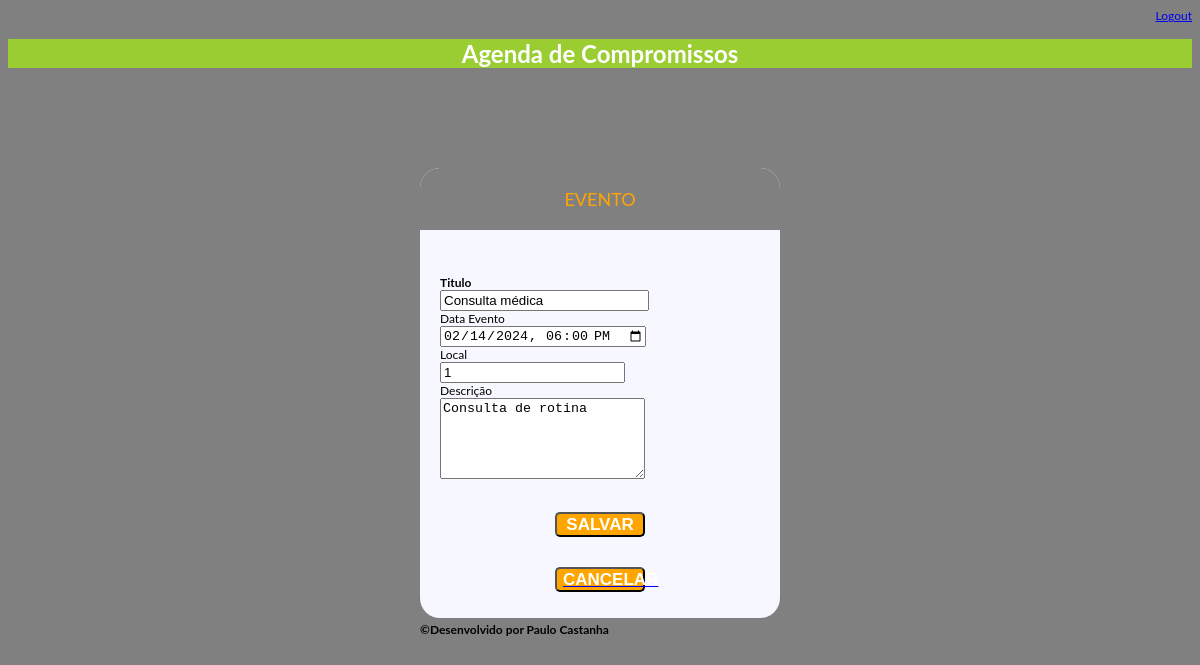
Screenshot of /agenda/evento/?id=2 (signed in) with the database file from the repository.
### core/models.py (models this page shows, shortened)
class Evento(models.Model):
    titulo = models.CharField(max_length=100)
    descricao = models.TextField(blank=True, null=True)
    data_evento = models.DateTimeField(verbose_name='Data do Evento')
    data_criacao = models.DateTimeField(auto_now=True)
    local = models.CharField(max_length=100)
    usuario = models.ForeignKey(User, on_delete=models.CASCADE)
    class Meta:
         db_table = 'evento'
    def get_data_input_evento(self):
        return self.data_evento.strftime('%Y-%m-%dT%H:%M')

### core/views.py (the view)
# urls.py: path('agenda/evento/', views.evento),
@login_required(login_url='/login/')
def evento(request):
    id_evento = request.GET.get('id')
    dados = {}
    if id_evento:
        dados['evento'] = Evento.objects.get(id=id_evento)
    return render(request, 'evento.html', dados)

### templates/evento.html (shortened to what this page needs)
{% extends "model-page.html" %}
{% block content %}
 <div id="container">
    <div>
    <h2 class="title">Evento</h2>
    </div>
    <div>
<form action="submit" method="POST" class="tipsform" id="tipsform">{% csrf_token %}
    <label></label><br>
    <input type="hidden" name="id_evento" size="5" class="formInput" value="{{ evento.id }}" ><br>
     <label><b>Titulo</b></label><br>
    <input type="text" name="titulo" size="23" value="{{ evento.titulo }}"><br>
    <label>Data Evento</label><br>
    <input type="datetime-local" name="data_evento" value="{{ evento.get_data_input_evento }}"><br>
    <label>Local</label><br>
    <input type="text" name="local" value="{{ evento.local }}"><br>
    <label>Descrição</label><br>
    <textarea name="descricao" rows="5" cols="23" >{{ evento.descricao }}</textarea><br>
    <button type="submit" class="formSubmit">Salvar</button><a href="/"><button type="button" class="formSubmit">Cancelar</button></a>
</form>
{% endblock %}

### templates/evento.html (style rules this page uses)
:root { --primary-color:black; --secondary-color:orange; --tertiary-color: gray; }
body { background-color: var(--tertiary-color); font-size: 12px; font-family:Lato, sans-serif; }
#container { height: 450px; width: 360px; margin: 100px auto; background: #f7f7ff; border-radius: 20px; }
.title { background-color: var(--tertiary-color); color: var(--secondary-color); padding: 20px; text-transform: uppercase; font-size: 18px; font-weight: normal; border-top-left-radius: 20px; border-top-right-radius: 20px; text-align: center; }
.tipsform { padding-left: 20px; padding-right: 20px; }
.formSubmit { text-transform: uppercase; font-weight: bold; display: block; margin: 30px auto; background: var(--secondary-color); border-radius: 5px; width: 90px; height: 25px; font-size: 17px; color: white; }

### rows the page displays
Evento: titulo "Consulta médica", data_evento "02/14/2024 18:00", local "1", descricao "Consulta de rotina"
